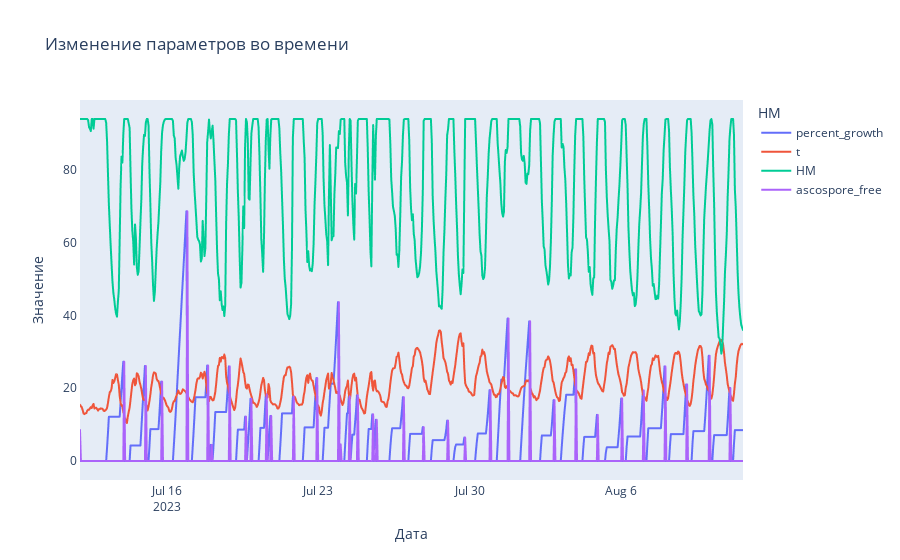

Notebook cell for this chart:
### Code cell
# Построение графика с использованием Plotly Express
fig = px.line(df, x='date', y=['percent_growth', 't', 'HM', 'ascospore_free'], title='Изменение параметров во времени',
              labels={'date': 'Дата', 'value': 'Значение'},
              line_shape='linear')

# Настройка внешнего вида графика
fig.update_layout(
    xaxis_title='Дата',
    yaxis_title='Значение',
    legend_title_text='HM',
    xaxis=dict(showline=True, showgrid=False),
    yaxis=dict(showline=True, showgrid=False)
)

# Отображение графика
fig.show()

### Figure 1 — Plotly figure (JSON) as saved in the notebook; plotly's stock layout.template omitted (floating-point values rounded to 4 significant figures; data arrays with more than 128 entries replaced by an {"elided": "..."} marker saying what was removed)
{"data": [{"hovertemplate": "variable=percent_growth<br>Дата=%{x}<br>Значение=%{y}<extra></extra>", "legendgroup": "percent_growth", "line": {"color": "#636efa", "dash": "solid", "shape": "linear"}, "marker": {"symbol": "circle"}, "mode": "lines", "name": "percent_growth", "showlegend": true, "type": "scattergl", "x": {"elided": "736 str values"}, "xaxis": "x", "y": {"elided": "736 float values"}, "yaxis": "y"}, {"hovertemplate": "variable=t<br>Дата=%{x}<br>Значение=%{y}<extra></extra>", "legendgroup": "t", "line": {"color": "#EF553B", "dash": "solid", "shape": "linear"}, "marker": {"symbol": "circle"}, "mode": "lines", "name": "t", "showlegend": true, "type": "scattergl", "x": {"elided": "736 str values"}, "xaxis": "x", "y": {"elided": "736 float values"}, "yaxis": "y"}, {"hovertemplate": "variable=HM<br>Дата=%{x}<br>Значение=%{y}<extra></extra>", "legendgroup": "HM", "line": {"color": "#00cc96", "dash": "solid", "shape": "linear"}, "marker": {"symbol": "circle"}, "mode": "lines", "name": "HM", "showlegend": true, "type": "scattergl", "x": {"elided": "736 str values"}, "xaxis": "x", "y": {"elided": "736 float values"}, "yaxis": "y"}, {"hovertemplate": "variable=ascospore_free<br>Дата=%{x}<br>Значение=%{y}<extra></extra>", "legendgroup": "ascospore_free", "line": {"color": "#ab63fa", "dash": "solid", "shape": "linear"}, "marker": {"symbol": "circle"}, "mode": "lines", "name": "ascospore_free", "showlegend": true, "type": "scattergl", "x": {"elided": "736 str values"}, "xaxis": "x", "y": {"elided": "736 float values"}, "yaxis": "y"}], "layout": {"legend": {"title": {"text": "HM"}, "tracegroupgap": 0}, "title": {"text": "Изменение параметров во времени"}, "xaxis": {"anchor": "y", "domain": [0, 1], "showgrid": false, "showline": true, "title": {"text": "Дата"}}, "yaxis": {"anchor": "x", "domain": [0, 1], "showgrid": false, "showline": true, "title": {"text": "Значение"}}}}
